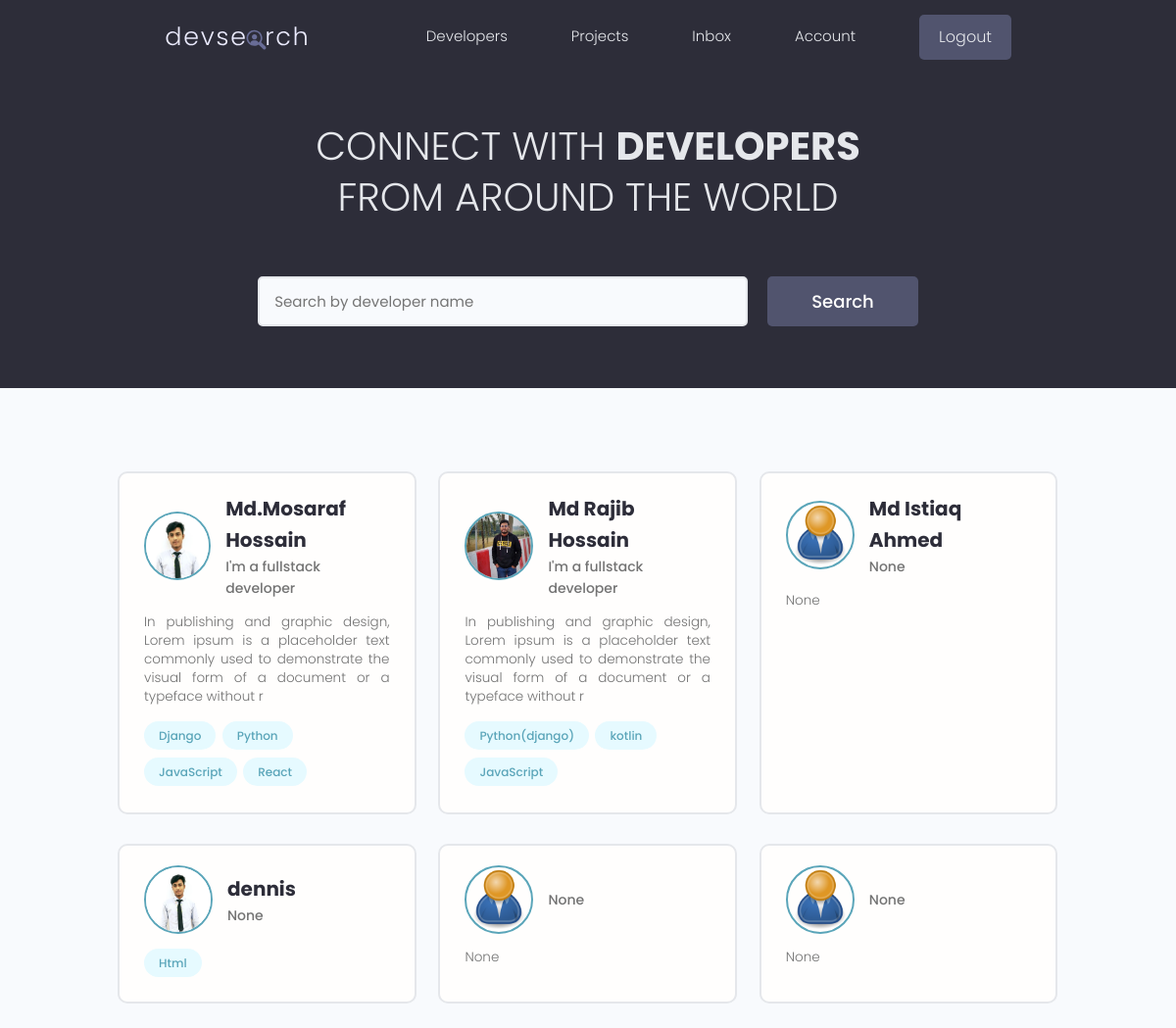
The app's page / (signed in) with its own data.
### users/models.py (models this page shows, shortened)
class Profile(models.Model):
    user = models.OneToOneField(
        User, on_delete=models.CASCADE, null=True, blank=True)
    name = models.CharField(max_length=200, blank=True, null=True)
    username = models.CharField(max_length=200, blank=True, null=True)
    location = models.CharField(max_length=200, blank=True, null=True)
    email = models.EmailField(max_length=500, blank=True, null=True)
    short_intro = models.CharField(max_length=200, blank=True, null=True)
    bio = models.TextField(blank=True, null=True)
    profile_image = models.ImageField(null=True, blank=True, upload_to='profiles/', default='profiles/user-default.png')
    social_github = models.CharField(max_length=200, blank=True, null=True)
    social_twitter = models.CharField(max_length=200, blank=True, null=True)
    social_linkedin = models.CharField(max_length=200, blank=True, null=True)
    social_youtube = models.CharField(max_length=200, blank=True, null=True)
    social_website = models.CharField(max_length=200, blank=True, null=True)
    created = models.DateField(auto_now_add=True)
    id = models.UUIDField(default=uuid.uuid4, unique=True, primary_key=True, editable=False)

class Skill(models.Model):
    owner = models.ForeignKey(
        Profile, on_delete=models.CASCADE, null=True, blank=True)
    name = models.CharField(max_length=200, blank=True, null=True)
    description = models.TextField(null=True, blank=True)
    created = models.DateField(auto_now_add=True)
    id = models.UUIDField(default=uuid.uuid4, unique=True,
                          primary_key=True, editable=False)
    def __str__(self):
        return str(self.name)

### users/views.py (the view)
# urls.py: path('', views.profiles, name="profiles",),
def profiles(request):
    profiles, search_query = searchProfiles(request)
    custom_range, profiles = paginateProfiles(request, profiles, 6)
    context = {'profiles': profiles, 'search_query': search_query, 'custom_range':custom_range}
    return render(request, 'users/profiles.html', context)

### users/utils.py (called while the page is built)
def paginateProfiles(request, profiles, results):
    page = request.GET.get('page')
    paginator = Paginator(profiles, results)
    try:
       profiles = paginator.page(page)
    except PageNotAnInteger:
        page = 1
        profiles = paginator.page(page)
    except EmptyPage:
        page = paginator.num_pages
        profiles = paginator.page(page)
    leftIndex = (int(page)-1)
    if leftIndex < 1:
        leftIndex = 1
    rightIndex = (int(page)+2)
    if rightIndex > paginator.num_pages:
        rightIndex = paginator.num_pages + 1
    custom_range = range(leftIndex, rightIndex)
    return custom_range, profiles

def searchProfiles(request):
    search_query = ''
    if request.GET.get('search_query'):
       search_query = request.GET.get('search_query')
    skills = Skill.objects.filter(name__iexact=search_query)
    profiles = Profile.objects.distinct().filter(Q(name__icontains=search_query) |
                                      Q(short_intro__icontains=search_query) |
                                      Q(skill__in=skills))
    return profiles, search_query

### users/templates/users/profiles.html (shortened to what this page needs)
{% extends 'main.html' %}
{% block content %}
<main class="home">
    <section class="hero-section text-center">
      <div class="container container--narrow">
        <div class="hero-section__box">
          <h2>CONNECT WITH <span>DEVELOPERS</span></h2>
          <h2>FROM AROUND THE WORLD</h2>
        </div>
        <div class="hero-section__search">
          <form id="searchFrom" class="form" action="{% url 'profiles' %}" method="get">
            <div class="form__field">
              <input class="input input--text" id="formInput#search" type="text" name="search_query"
                value="{{search_query}}" placeholder="Search by developer name" />
            </div>
            <input class="btn btn--sub btn--lg" type="submit" value="Search" />
          </form>
        </div>
      </div>
    </section>
    <section class="devlist">
      <div class="container">
        <div class="grid grid--three">
        {% for profile in profiles %}
          <div class="column card">
            <div class="dev">
              <a href="{% url 'user-profile' profile.id %}" class="card__body">
                <div class="dev__profile">
                  <img class="avatar avatar--md" src="{{ profile.profile_image.url }}" alt="image" />
                  <div class="dev__meta">
                    <h3>{{profile.name}}</h3>
                    <h5>{{profile.short_intro}}</h5>
                  </div>
                </div>
                <p class="dev__info">
                  {{profile.bio|slice:"150"}}
                </p>
                <div class="dev__skills">
                    {% for skill in profile.skill_set.all|slice:"5" %}
                  <span class="tag tag--pill tag--main">
                    <small>{{skill}}</small>
                  </span>
                  {% endfor %}
                </div>
              </a>
            </div>
          </div>
          {% endfor %}
        </div>
      </div>
    </section>
  </main>
{% endblock content %}

### static/styles/app.css (style rules this page uses)
:root { --color-sub: #2d2d39; }
.btn--sub { background-color: var(--color-sub-light); }
.card { border: 2px solid var(--color-light); }
img { width: 100%; }
.hero-section { height: 40vh; display: flex; align-items: center; background-color: var(--color-sub); }
.hero-section__box { margin-bottom: 4rem; }
.hero-section__box > h2, .hero-section__box > h2 > span { font-size: 4rem; color: var(--color-light); line-height: 1.3; text-transform: uppercase; }
.hero-section__box > h2 { font-weight: 300; }
.hero-section__box > h2 > span { font-weight: 700; }
.hero-section__search > .form { display: flex; align-items: center; justify-content: center; gap: 2rem; }
.hero-section__search > .form input.input--text { width: 50rem; }
.devlist { margin-top: 8rem; }
.devlist .grid { align-items: stretch; }
.devlist .dev .dev__profile { display: flex; align-items: center; gap: 1.5rem; }
.devlist .dev .dev__meta h3 { color: var(--color-sub); font-size: 2rem; font-weight: 700; }
.devlist .dev .dev__meta h5 { color: var(--color-text); font-size: 1.4rem; font-weight: 500; }
.devlist .dev .dev__info { margin: 1.5rem 0; font-size: 1.35rem; line-height: 1.4; text-align: justify; }

### static/uikit/styles/modules/_variables.css (style rules this page uses)
:root { --color-main: #5aa5b9; --color-main-light: #e6faff; --color-sub: #3f4156; --color-sub-light: #51546e; --color-sub-lighter: #ededfd; --color-text: #737373; --color-gray: #8b8b8b; --color-light: #e5e7eb; --color-light-gray: #767676; --color-bg: #f8fafd; --color-white: #fffefd; --color-white-light: #f3f3f3; --color-success: #359e64; --color-success-bg: #def8e8; --color-error: #fc4b0b; --color-error-bg: #fff2ee; --font-base: 'Poppins', arial, helvetica, 'Segoe UI', roboto, ubuntu, sans-serif; --font-monospace: 'Fira Code', 'Courier New', courier, monospace; --font-regular: 300; --font-medium: 500; --font-bold: 700; --generic-shadow: 1px 1px 5px #00000010; --generic-transition: all 0.3s ease-in-out; }

### static/uikit/styles/modules/_base.css (style rules this page uses)
* { margin: 0; padding: 0; box-sizing: border-box; text-rendering: optimizeLegibility; color: inherit; font-size: inherit; }
html { font-size: 50%; }
@media only screen and (min-width: 480px) { html { font-size: 56.25%; } }
@media only screen and (min-width: 1200px) { html { font-size: 62.5%; } }
body { line-height: 1.6; font-weight: 400; font-size: 1.5rem; color: var(--color-text); background-color: var(--color-bg); min-height: 100vh; }

### static/uikit/styles/modules/_typography.css (style rules this page uses)
* { font-family: var(--font-base); }
h2 { font-size: 3.6rem; font-weight: var(--font-bold); }
h3 { font-size: 3.2rem; font-weight: var(--font-medium); }
h5 { font-size: 2.4rem; font-weight: var(--font-medium); }
h5, h6 { font-weight: var(--font-regular); }
p, span, strong { font-size: 1.6rem; color: var(--color-text); font-weight: var(--font-regular); }
a { padding-bottom: 2px; text-decoration: none; display: inline-block; color: var(--color-main); font-weight: var(--font-medium); }

### static/uikit/styles/modules/_utilities.css (style rules this page uses)
.container { width: 92%; max-width: 165rem; margin: 0 auto; box-sizing: border-box; }
.container--narrow { width: 92%; max-width: 120rem; }
@media screen and (min-width: 1000px) { .container { width: 90%; } }
@media screen and (min-width: 1000px) { .container--narrow { width: 85%; } }
@media screen and (min-width: 1200px) { .container { width: 80%; } }
@media screen and (min-width: 1200px) { .container--narrow { width: 72%; } }
.text-center { text-align: center; }

### static/uikit/styles/modules/_avatar.css (style rules this page uses)
.avatar { border-radius: 50%; border: 2px solid var(--color-main); object-fit: cover; }
.avatar--md { height: 7rem; width: 7rem; }

### static/uikit/styles/modules/_button.css (style rules this page uses)
.btn { display: inline-block; position: relative; cursor: pointer; background-color: var(--color-light); font-weight: var(--font-medium); color: var(--color-sub); text-decoration: none; padding: 1rem 2rem; border-radius: 0.5rem; border: none; width: -webkit-fit-content; width: -moz-fit-content; width: fit-content; height: -webkit-fit-content; height: -moz-fit-content; height: fit-content; font-size: 1.6rem; outline-width: 0; outline-color: transparent; -webkit-backface-visibility: hidden; backface-visibility: hidden; transition: all 0.3s ease-in-out; }
.btn--sub { background-color: var(--color-sub); color: var(--color-white); }
.btn--lg { font-size: 1.8rem; padding: 1.2rem 4.5rem; }

### static/uikit/styles/modules/_card.css (style rules this page uses)
.card { border-radius: 1rem; background-color: var(--color-white); border: 1.5px solid var(--color-light); width: auto; height: auto; margin-top: 0.5rem; margin-bottom: 0.5rem; overflow: hidden; }
.card__body, .card__header { padding: 2rem 2.5rem; }

### records on screen
Profile: profile_image (picture), name "Md.Mosaraf Hossain", short_intro "I'm a fullstack developer", bio "In publishing and graphic design, Lorem ipsum is a placeholder text commonly used to demonstrate the visual form of a document or a typeface without r"
Skill: name "Django"
Skill: name "Python"
Skill: name "JavaScript"
Skill: name "React"
Profile: profile_image (picture), name "Md Rajib Hossain", short_intro "I'm a fullstack developer", bio "In publishing and graphic design, Lorem ipsum is a placeholder text commonly used to demonstrate the visual form of a document or a typeface without r"
Skill: name "Python(django)"
Skill: name "kotlin"
Skill: name "JavaScript"
Profile: profile_image (placeholder picture), name "Md Istiaq Ahmed", short_intro "None", bio "None"
Profile: profile_image (picture), name "dennis", short_intro "None"
Skill: name "Html"
Profile: profile_image (placeholder picture), short_intro "None", bio "None"
Profile: profile_image (placeholder picture), short_intro "None", bio "None"
